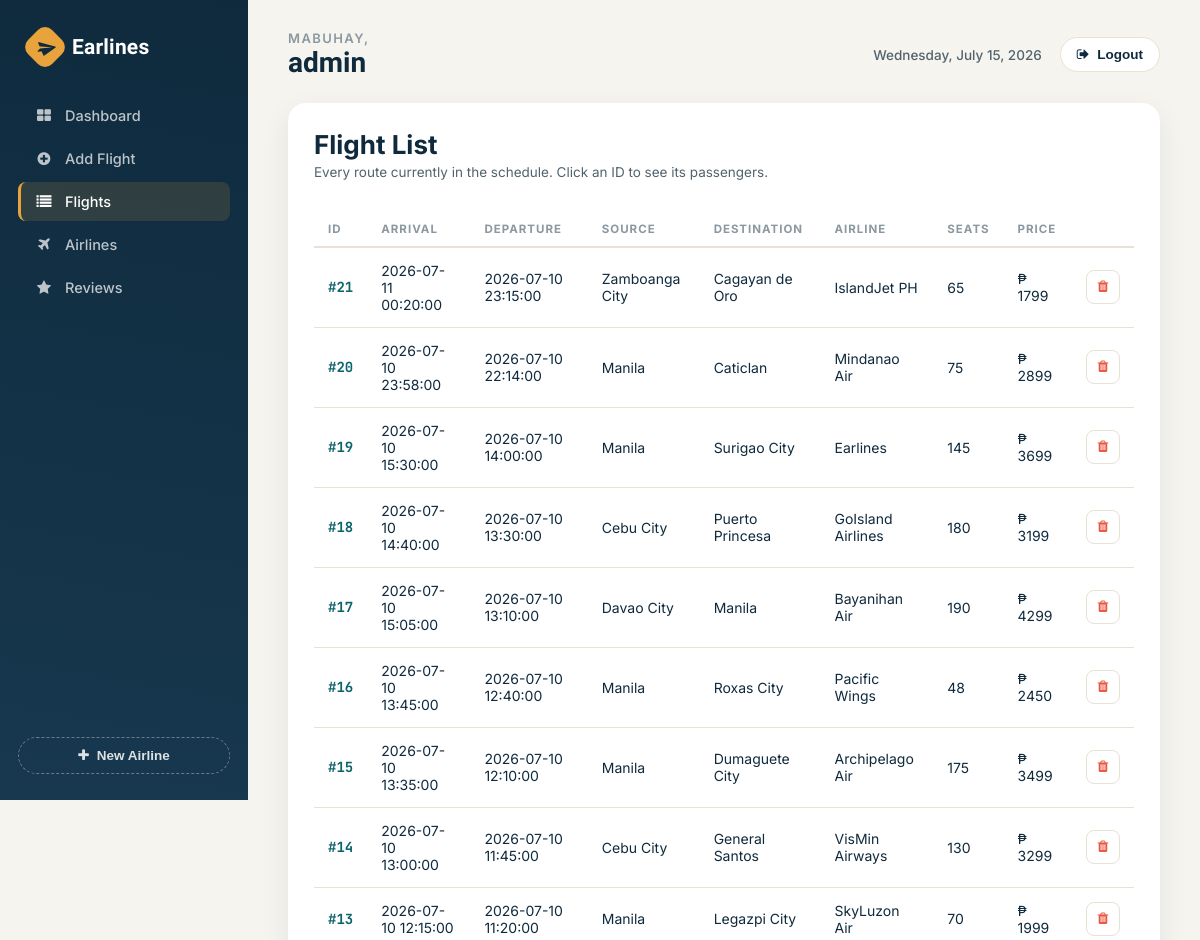
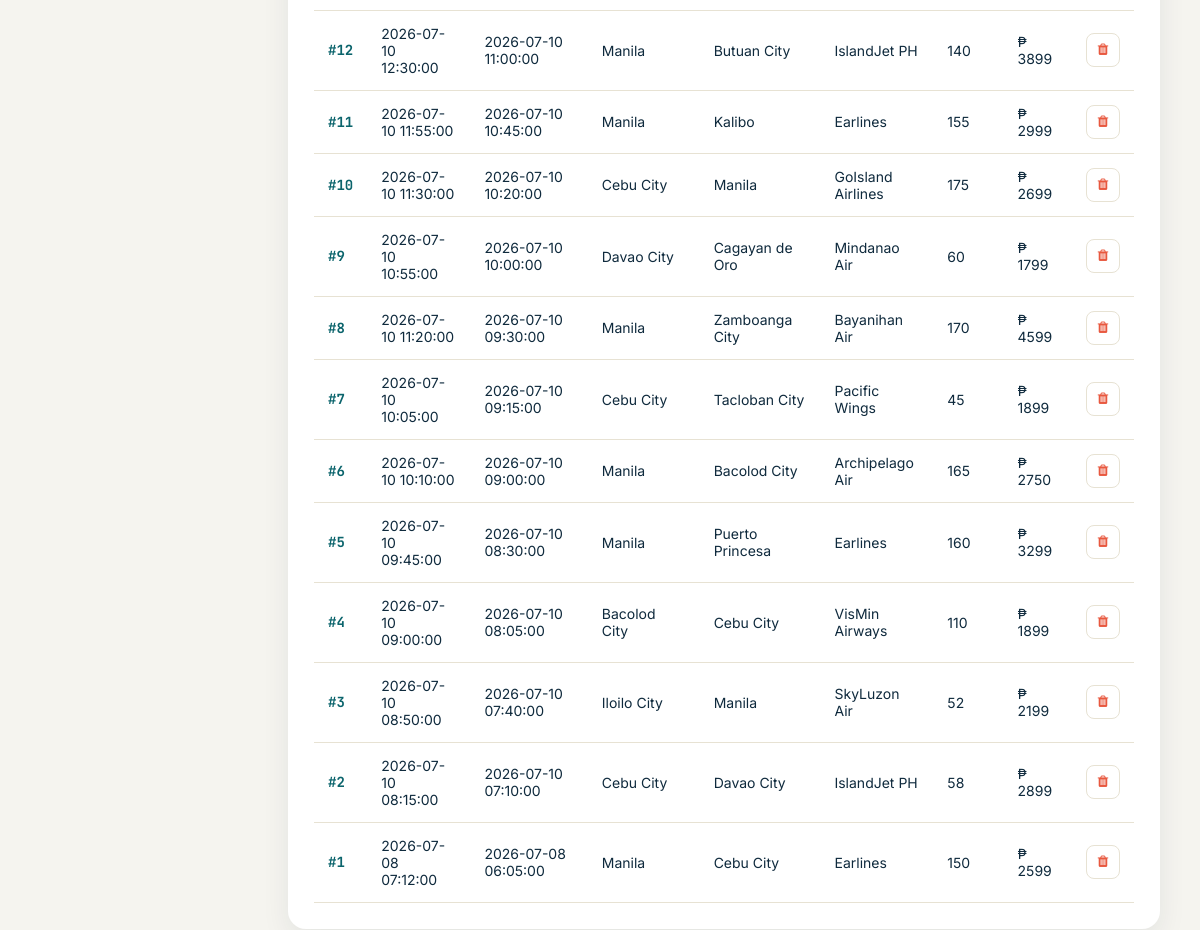
The app's page /admin/all_flights.php (signed in) with its own data (2 pictures, top to bottom).
### tables this page shows
CREATE TABLE `flight` (
  `flight_id` int(11) NOT NULL,
  `admin_id` int(11) NOT NULL,
  `arrivale` datetime NOT NULL,
  `departure` datetime NOT NULL,
  `Destination` varchar(20) NOT NULL,
  `source` varchar(20) NOT NULL,
  `airline` varchar(20) NOT NULL,
  `Seats` varchar(110) NOT NULL,
  `duration` varchar(20) NOT NULL,
  `Price` int(11) NOT NULL,
  `status` varchar(6) DEFAULT NULL,
  `issue` varchar(50) DEFAULT NULL,
  `last_seat` varchar(5) DEFAULT '',
  `bus_seats` int(11) DEFAULT '20',
  `last_bus_seat` varchar(5) DEFAULT ''
);

### admin/all_flights.php (the view, shortened to what this page needs)
<?php include_once 'header.php'; ?>
<?php require '../helpers/init_conn_db.php'; ?>
<?php if (isset($_SESSION['adminId'])) { ?>
<div class="light-card">
    <div class="light-card-head">
        <div>
            <div class="page-title">Flight List</div>
            <p class="page-sub">Every route currently in the schedule. Click an ID to see its passengers.</p>
        </div>
    </div>
    <table class="data-table">
        <thead>
            <tr>
                <th>ID</th>
                <th>Arrival</th>
                <th>Departure</th>
                <th>Source</th>
                <th>Destination</th>
                <th>Airline</th>
                <th>Seats</th>
                <th>Price</th>
                <th></th>
            </tr>
        </thead>
        <tbody>
            <?php
            $sql = 'SELECT * FROM Flight ORDER BY flight_id DESC';
            $stmt = mysqli_stmt_init($conn);
            mysqli_stmt_prepare($stmt, $sql);
            mysqli_stmt_execute($stmt);
            $result = mysqli_stmt_get_result($stmt);
            while ($row = mysqli_fetch_assoc($result)) {
                echo '
                <tr>
                    <td><a class="row-id" href="pass_list.php?flight_id=' . $row['flight_id'] . '">#' . $row['flight_id'] . '</a></td>
                    <td>' . $row['arrivale'] . '</td>
                    <td>' . $row['departure'] . '</td>
                    <td>' . htmlspecialchars($row['source']) . '</td>
                    <td>' . htmlspecialchars($row['Destination']) . '</td>
                    <td>' . htmlspecialchars($row['airline']) . '</td>
                    <td>' . htmlspecialchars($row['Seats']) . '</td>
                    <td>&#8369; ' . $row['Price'] . '</td>
                    <td>
                        <form action="all_flights.php" method="post" class="confirm-delete" data-confirm="Delete flight #' . $row['flight_id'] . '? This cannot be undone.">
                            <input name="flight_id" type="hidden" value="' . $row['flight_id'] . '">
                            <button class="icon-btn" type="submit" name="del_flight" title="Delete flight">
                                <i class="fa fa-trash"></i>
                            </button>
                        </form>
                    </td>
                </tr>
                ';
            }
            ?>
        </tbody>
    </table>
</div>
<?php } ?>
<?php include_once 'footer.php'; ?>

### assets/css/earlines-admin.css (style rules this page uses)
:root { --ink: #0F2A3D; --ink-soft: #17384F; --ink-softer: #21455E; --teal: #0E7C86; --teal-dark: #0B646C; --teal-tint: #E4F3F2; --gold: #E8A33D; --gold-tint: #FBF0DC; --coral: #E8583F; --coral-tint: #FCE7E2; --paper: #F5F4EF; --card: #FFFFFF; --line: #E7E2D3; --slate: #52636D; --slate-light: #8B98A0; --radius-lg: 18px; --radius-md: 12px; --radius-sm: 8px; --shadow-card: 0 10px 28px rgba(15, 42, 61, 0.08); --shadow-pop: 0 16px 40px rgba(15, 42, 61, 0.18); --font-display: 'Sora', sans-serif; --font-body: 'Inter', sans-serif; --font-mono: 'JetBrains Mono', monospace; }
* { box-sizing: border-box; }
html, body { margin: 0; padding: 0; background: var(--paper); color: var(--ink); font-family: var(--font-body); -webkit-font-smoothing: antialiased; }
a { color: inherit; }
.light-card { background: var(--card); border-radius: var(--radius-lg); box-shadow: var(--shadow-card); padding: 26px; }
.light-card-head { display: flex; align-items: center; justify-content: space-between; margin-bottom: 18px; }
.page-title { font-size: 26px; font-weight: 700; }
.page-sub { color: var(--slate); font-size: 13.5px; margin-top: 4px; }
table.data-table { width: 100%; border-collapse: collapse; }
.data-table thead th { text-align: left; font-size: 11.5px; text-transform: uppercase; letter-spacing: 1px; color: var(--slate-light); font-weight: 700; padding: 10px 14px; border-bottom: 2px solid var(--line); }
.data-table tbody td { padding: 14px; font-size: 14px; color: var(--ink); border-bottom: 1px solid var(--line); }
.row-id { font-family: var(--font-mono); color: var(--teal-dark); font-weight: 700; text-decoration: none; }
.icon-btn { border: 1px solid var(--line); background: var(--card); width: 34px; height: 34px; border-radius: var(--radius-sm); display: inline-flex; align-items: center; justify-content: center; color: var(--coral); cursor: pointer; }

### records on screen
flight: flight_id "21", arrivale "2026-07-11 00:20:00", departure "2026-07-10 23:15:00", source "Zamboanga City", Destination "Cagayan de Oro", airline "IslandJet PH", Seats "65", Price "1799"
flight: flight_id "20", arrivale "2026-07-10 23:58:00", departure "2026-07-10 22:14:00", source "Manila", Destination "Caticlan", airline "Mindanao Air", Seats "75", Price "2899"
flight: flight_id "19", arrivale "2026-07-10 15:30:00", departure "2026-07-10 14:00:00", source "Manila", Destination "Surigao City", airline "Earlines", Seats "145", Price "3699"
flight: flight_id "18", arrivale "2026-07-10 14:40:00", departure "2026-07-10 13:30:00", source "Cebu City", Destination "Puerto Princesa", airline "GoIsland Airlines", Seats "180", Price "3199"
flight: flight_id "17", arrivale "2026-07-10 15:05:00", departure "2026-07-10 13:10:00", source "Davao City", Destination "Manila", airline "Bayanihan Air", Seats "190", Price "4299"
flight: flight_id "16", arrivale "2026-07-10 13:45:00", departure "2026-07-10 12:40:00", source "Manila", Destination "Roxas City", airline "Pacific Wings", Seats "48", Price "2450"
flight: flight_id "15", arrivale "2026-07-10 13:35:00", departure "2026-07-10 12:10:00", source "Manila", Destination "Dumaguete City", airline "Archipelago Air", Seats "175", Price "3499"
flight: flight_id "14", arrivale "2026-07-10 13:00:00", departure "2026-07-10 11:45:00", source "Cebu City", Destination "General Santos", airline "VisMin Airways", Seats "130", Price "3299"
flight: flight_id "13", arrivale "2026-07-10 12:15:00", departure "2026-07-10 11:20:00", source "Manila", Destination "Legazpi City", airline "SkyLuzon Air", Seats "70", Price "1999"
flight: flight_id "12", arrivale "2026-07-10 12:30:00", departure "2026-07-10 11:00:00", source "Manila", Destination "Butuan City", airline "IslandJet PH", Seats "140", Price "3899"
flight: flight_id "11", arrivale "2026-07-10 11:55:00", departure "2026-07-10 10:45:00", source "Manila", Destination "Kalibo", airline "Earlines", Seats "155", Price "2999"
flight: flight_id "10", arrivale "2026-07-10 11:30:00", departure "2026-07-10 10:20:00", source "Cebu City", Destination "Manila", airline "GoIsland Airlines", Seats "175", Price "2699"
flight: flight_id "9", arrivale "2026-07-10 10:55:00", departure "2026-07-10 10:00:00", source "Davao City", Destination "Cagayan de Oro", airline "Mindanao Air", Seats "60", Price "1799"
flight: flight_id "8", arrivale "2026-07-10 11:20:00", departure "2026-07-10 09:30:00", source "Manila", Destination "Zamboanga City", airline "Bayanihan Air", Seats "170", Price "4599"
flight: flight_id "7", arrivale "2026-07-10 10:05:00", departure "2026-07-10 09:15:00", source "Cebu City", Destination "Tacloban City", airline "Pacific Wings", Seats "45", Price "1899"
flight: flight_id "6", arrivale "2026-07-10 10:10:00", departure "2026-07-10 09:00:00", source "Manila", Destination "Bacolod City", airline "Archipelago Air", Seats "165", Price "2750"
flight: flight_id "5", arrivale "2026-07-10 09:45:00", departure "2026-07-10 08:30:00", source "Manila", Destination "Puerto Princesa", airline "Earlines", Seats "160", Price "3299"
flight: flight_id "4", arrivale "2026-07-10 09:00:00", departure "2026-07-10 08:05:00", source "Bacolod City", Destination "Cebu City", airline "VisMin Airways", Seats "110", Price "1899"
flight: flight_id "3", arrivale "2026-07-10 08:50:00", departure "2026-07-10 07:40:00", source "Iloilo City", Destination "Manila", airline "SkyLuzon Air", Seats "52", Price "2199"
flight: flight_id "2", arrivale "2026-07-10 08:15:00", departure "2026-07-10 07:10:00", source "Cebu City", Destination "Davao City", airline "IslandJet PH", Seats "58", Price "2899"
flight: flight_id "1", arrivale "2026-07-08 07:12:00", departure "2026-07-08 06:05:00", source "Manila", Destination "Cebu City", airline "Earlines", Seats "150", Price "2599"

### other values on screen
$_SESSION['adminUname'] "admin"
